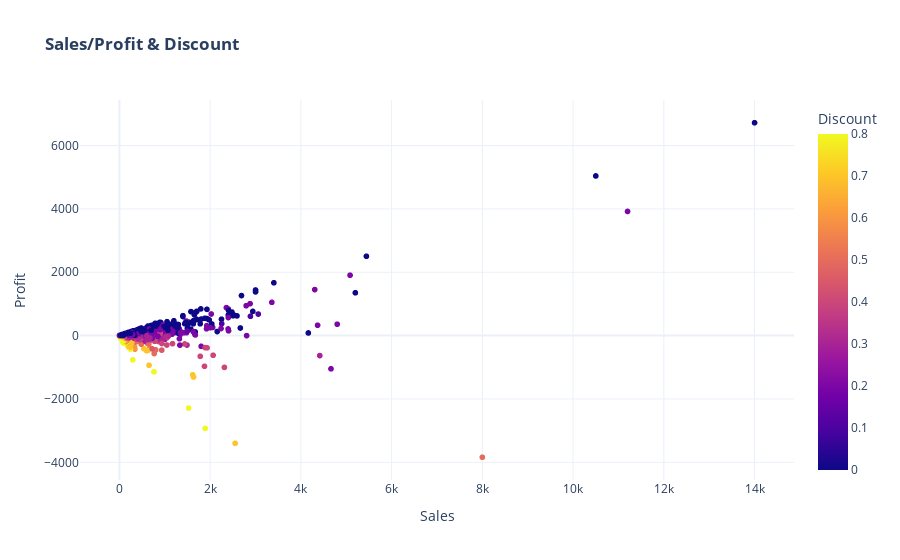

Notebook code for this chart:
### Markdown cell above
Is there any linear correlation between Sales/Profit & Discount? [Scatterplot]

### Code cell
# Create Chart
fig = px.scatter(df,
                x='Sales',
                y='Profit',
                color='Discount',
                template=template_style,
                title='<b>Sales/Profit & Discount</b>')

# Display Plot
fig.show()

# Export Chart to HTML
plotly.offline.plot(fig, filename='output/Sales_Profit_Discount.html')

### Figure 1 — Plotly figure (JSON) as saved in the notebook; plotly's stock layout.template omitted (floating-point values rounded to 4 significant figures; data arrays with more than 128 entries replaced by an {"elided": "..."} marker saying what was removed)
{"data": [{"hovertemplate": "Sales=%{x}<br>Profit=%{y}<br>Discount=%{marker.color}<extra></extra>", "legendgroup": "", "marker": {"color": {"elided": "3312 float values"}, "coloraxis": "coloraxis", "symbol": "circle"}, "mode": "markers", "name": "", "showlegend": false, "type": "scattergl", "x": {"elided": "3312 float values"}, "xaxis": "x", "y": {"elided": "3312 float values"}, "yaxis": "y"}], "layout": {"coloraxis": {"colorbar": {"title": {"text": "Discount"}}, "colorscale": [[0, "#0d0887"], [0.1111, "#46039f"], [0.2222, "#7201a8"], [0.3333, "#9c179e"], [0.4444, "#bd3786"], [0.5556, "#d8576b"], [0.6667, "#ed7953"], [0.7778, "#fb9f3a"], [0.8889, "#fdca26"], [1, "#f0f921"]]}, "legend": {"tracegroupgap": 0}, "title": {"text": "<b>Sales/Profit & Discount</b>"}, "xaxis": {"anchor": "y", "domain": [0, 1], "title": {"text": "Sales"}}, "yaxis": {"anchor": "x", "domain": [0, 1], "title": {"text": "Profit"}}}}
